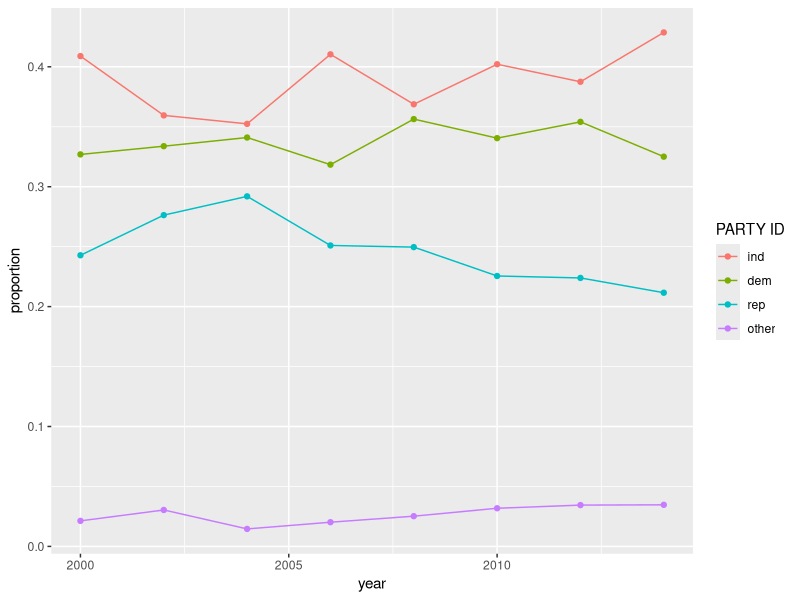

Write R code to recreate this figure.
## ---- chunk 1
knitr::opts_chunk$set(echo = TRUE)
## ---- chunk 2
library(tidyverse)
## ---- chunk 3
gss_cat %>%
  mutate(partyid = fct_collapse(partyid,
    other = c("No answer", "Don't know", "Other party"),
    rep = c("Strong republican", "Not str republican"),
    ind = c("Ind,near rep", "Independent", "Ind,near dem"),
    dem = c("Not str democrat", "Strong democrat")
  )) %>%
  count(year, partyid) %>%
  group_by(year) %>%
  mutate(proportion = n / sum(n)) %>%
  ggplot(aes(x = year, y = proportion, color = fct_reorder2(partyid, year, proportion))) +
  geom_point() +
  geom_line() +
  labs(colour = "PARTY ID")
## ---- chunk 4
rescale01F <- function(x){
  rng <- range(x, na.rm = FALSE, finite = TRUE)
  (x - rng[1]) / (rng[2] - rng[1])}

rescale01T <- function(x){
  rng <- range(x, na.rm = TRUE, finite = TRUE)
  (x - rng[1]) / (rng[2] - rng[1])}

x <- c(NA, Inf, 1:10)
rescale01F(x)
rescale01T(x)
#rescale01(c(NA, 1:10), na.rm = TRUE)
## ---- chunk 5
rescale01 <- function(x){
  rng <- range(x, na.rm = TRUE, finite = TRUE)
  y <- (x - rng[1]) / (rng[2] - rng[1])
  y[y == -Inf] <- 0
  y[y == Inf] <- 1
  y
}

rescale01(c(Inf, -Inf, 0:10, NA))
## ---- chunk 6
mn <- function(x){
  mean(is.na(x))
}
## ---- chunk 7
sum1 <- function(x, na.rm = FALSE) {
  x / sum(x, na.rm = na.rm)
}
## ---- chunk 8
var <- function(x, na.rm = TRUE) {
  sd(x, na.rm = na.rm) / mean(x, na.rm = na.rm)
}
## ---- chunk 9
f1 <- function(string, prefix) {
  substr(string, 1, nchar(prefix)) == prefix
}
f2 <- function(x) {
  if (length(x) <= 1) return(NULL)
  x[-length(x)]
}
f3 <- function(x, y) {
  rep(y, length.out = length(x))
}
